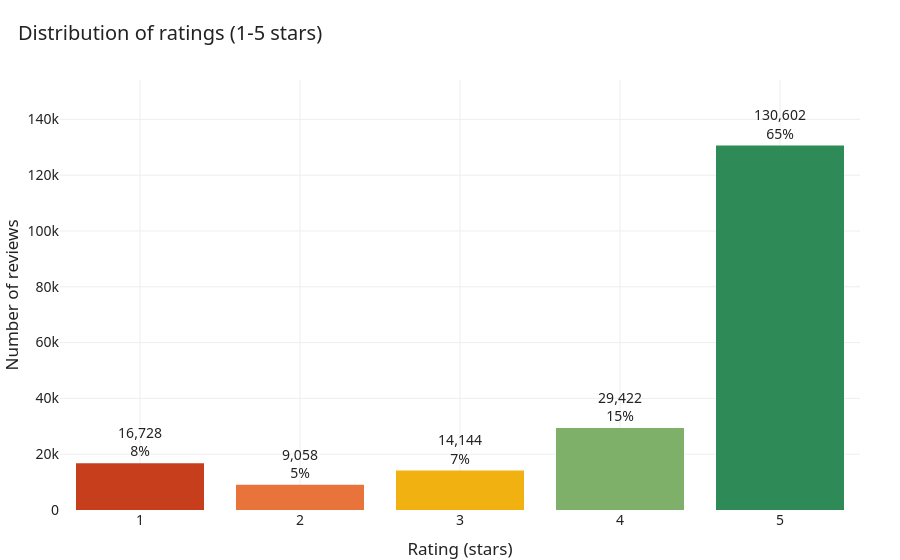

The notebook cell saved with this chart:
### Markdown cell above
## 2. Rating distribution - the classic "J" shape

Reviews on Amazon are heavily skewed toward 5★: people are more likely to rate when they are
**very satisfied** or **very unhappy**. Middle ratings appear least often.

### Code cell
rc = df["rating_str"].value_counts().reindex(["1", "2", "3", "4", "5"])
rc_pct = 100 * rc / rc.sum()

fig = go.Figure(go.Bar(
    x=rc.index, y=rc.values,
    marker_color=[RATING_COLORS[r] for r in rc.index],
    text=[f"{v:,}<br>{p:.0f}%" for v, p in zip(rc.values, rc_pct.values)],
    textposition="outside",
))
fig.update_layout(
    title="Distribution of ratings (1-5 stars)",
    xaxis_title="Rating (stars)", yaxis_title="Number of reviews",
    yaxis=dict(range=[0, rc.max() * 1.18]),
)
fig.show()

### Figure 1 — Plotly figure (JSON) as saved in the notebook; plotly's stock layout.template omitted (floating-point values rounded to 4 significant figures)
{"data": [{"marker": {"color": ["#C73E1D", "#E8743B", "#F1B211", "#7FB069", "#2E8B57"]}, "text": ["16,728<br>8%", "9,058<br>5%", "14,144<br>7%", "29,422<br>15%", "130,602<br>65%"], "textposition": "outside", "type": "bar", "x": ["1", "2", "3", "4", "5"], "y": [16728, 9058, 14144, 29422, 130602]}], "layout": {"title": {"text": "Distribution of ratings (1-5 stars)"}, "xaxis": {"title": {"text": "Rating (stars)"}}, "yaxis": {"range": [0, 154100.0], "title": {"text": "Number of reviews"}}}}
